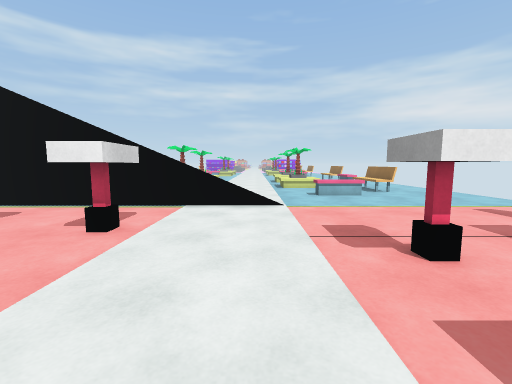
View 1 (above)

15 first-person views from a walk through a scene from a Unity 3-D project. The camera is 1.2 m above the floor, tilts 6° down and sees 90° across. The floor is counted in squares, 1 m on a side. Each view is taken from the middle of a square. On the plan, view 1 faces up. The plan holds only what a view shows up to about 12 squares ahead; the rest is blank. The place goes on beyond the plan.

View 2
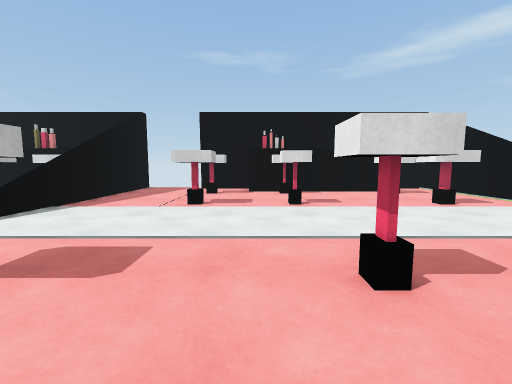

View 3
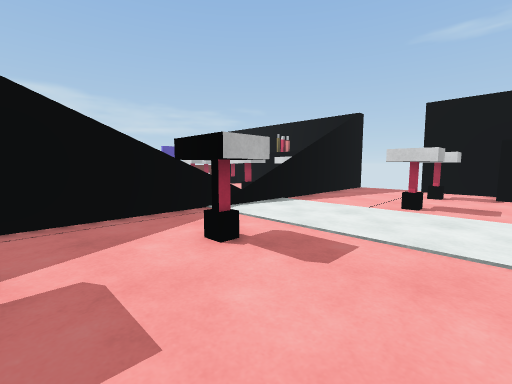

View 4
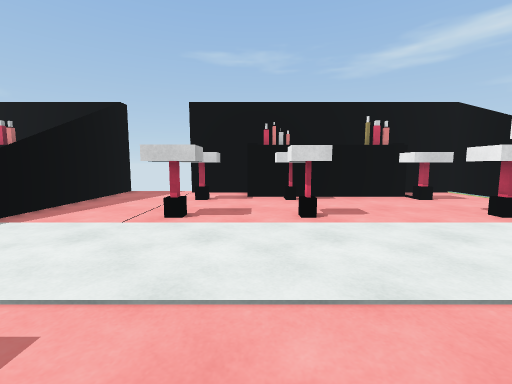

View 5
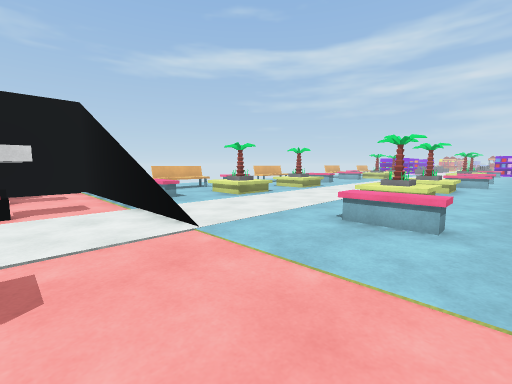

View 6
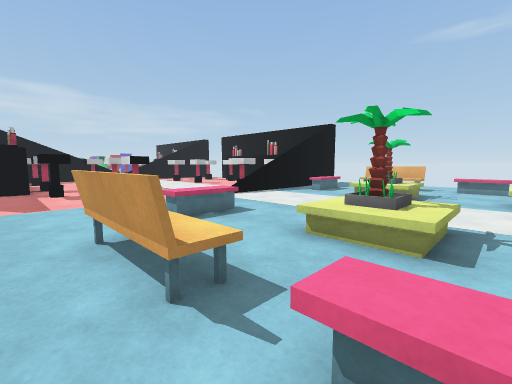

View 7
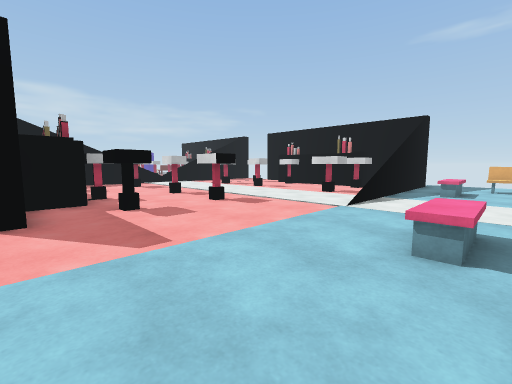

View 8
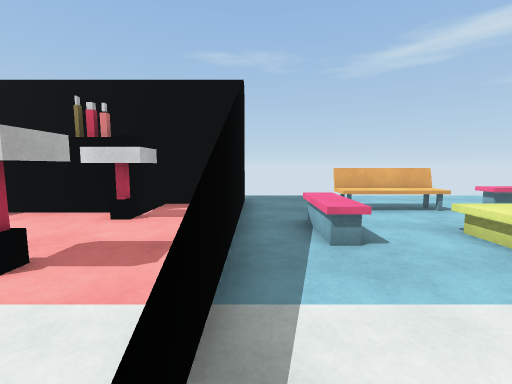

View 9
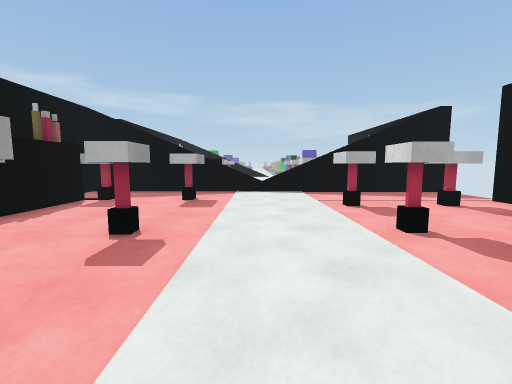

View 10
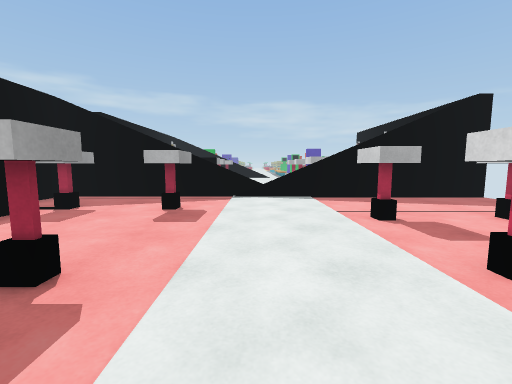

View 11
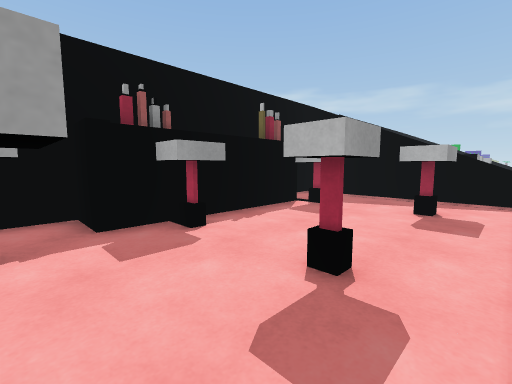

View 12
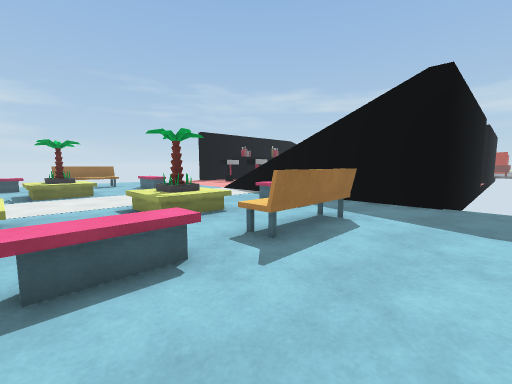

View 13
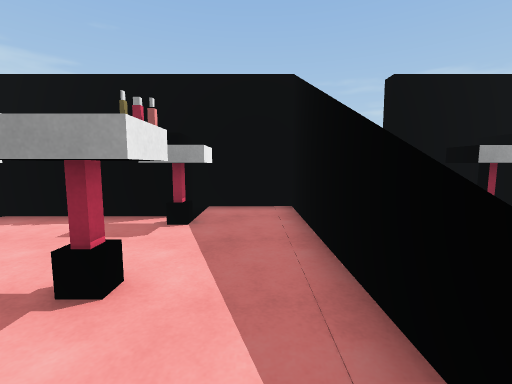

View 14
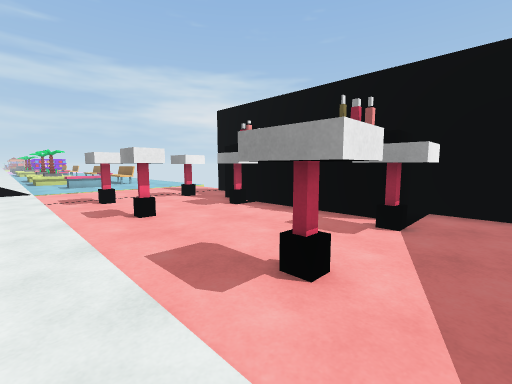

View 15
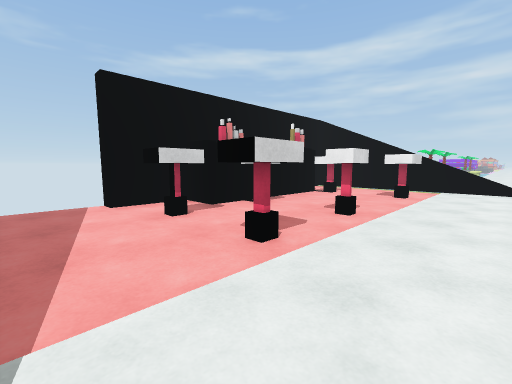

### Floor plan
Key: @ floor where view 1 was taken; # wall or solid block; x gap in a wall; . floor; = window, fence, low wall or low ledge; ^ raised ledge; O other object.
Columns run from 10 left of view 1 to 8 right of it. Each row starts with its distance up from view 1.
 16 ...^..  ........^.
 15 ...^........##....
 14 ............#O..^.
 13 ...^..##........^.
 12 ...^..##........^.
 11 ...^...............
 10 .............^^....
  9 .....^^............
  8 ..#######=.........
  7  ##................
  6  ##................
  5   #.#..#...........
  4   ###.......##.##.#
  3   ##........##.##.#
  2    #.............##
  1    #...........###
  0   ###..#..@.#..##
 -1   ##............#
 -2   #.............#
 -3   #.#..#........#
 -4  x..........##.####
 -5   ..........##.##.#
 -6   ................#
 -7  ########=x=#######
 -8         #
 -9         #

Positions as (right, up) in squares from view 1, and headings:
1: (0, 0), facing up
2: (5, -1), facing left
3: (5, -1), facing down-left
4: (3, -1), facing left
5: (5, 5), facing up-left
6: (7, 16), facing down-left
7: (8, 11), facing down-left
8: (0, 8), facing left
9: (0, 5), facing down
10: (0, 3), facing down
11: (1, 3), facing down-right
12: (-10, 16), facing down-right
13: (0, -6), facing right
14: (0, -6), facing up-right
15: (0, -6), facing up-left
